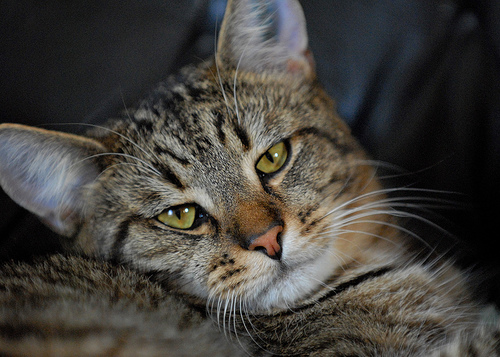
#> input picture test/sagemaker_tests/pytorch/inference/resources/resnet/model_neuron/cat.jpg, 500 x 357 px
$ python resize_imgs.py --in_dir ../../../../../../../sagemaker_tests/pytorch/inference/resources/resnet/model_neuron --out_dir out
#> lines starting #> are read from the running program, lines starting #| are printed output that depends on the picture
from PIL import Image
import glob
import numpy as np
import argparse

parser = argparse.ArgumentParser()
parser.add_argument("--in_dir", required=True, type=str)
parser.add_argument("--out_dir", required=True, type=str)
args = parser.parse_args()

for num, file in enumerate(glob.glob(f"{args.in_dir}/*")):
    img = Image.open(file)
#> img is the input picture: PIL image 500x357 RGB; mean R, G, B 66.9, 64, 59.2
    size_w = np.random.randint(-300, 300)
    img = img.resize((470 + size_w, 400 + size_w))
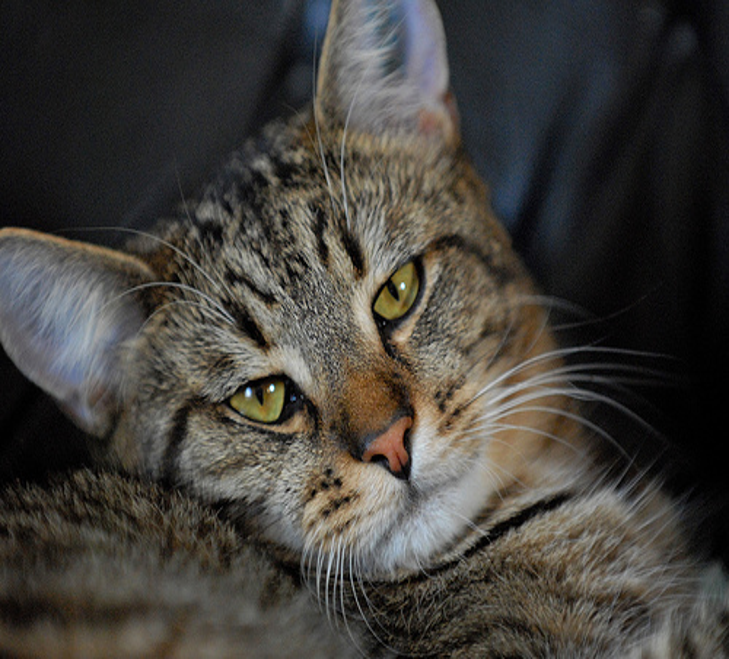
#> img: PIL image 729x659 RGB; mean R, G, B 66.9, 64, 59.2
    img.save(f"{args.out_dir}/image{num}.jpg")
